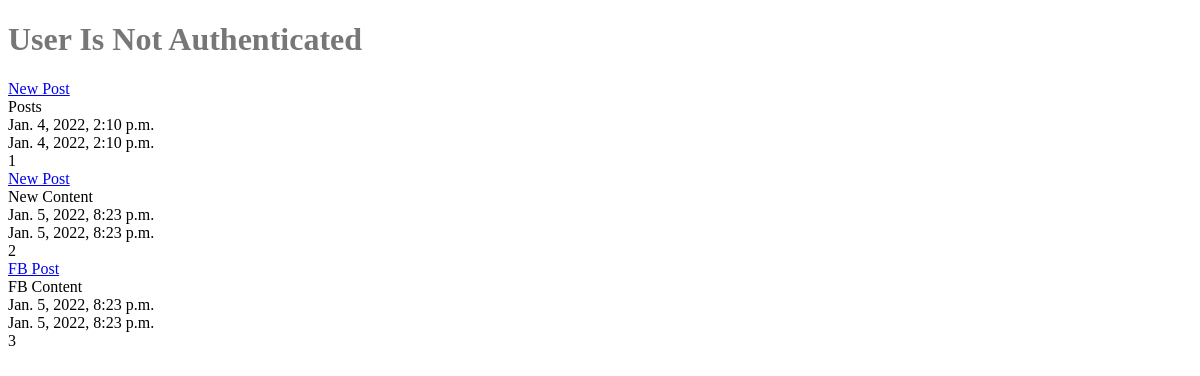
/posts/, run on an earlier commit of the app's database.
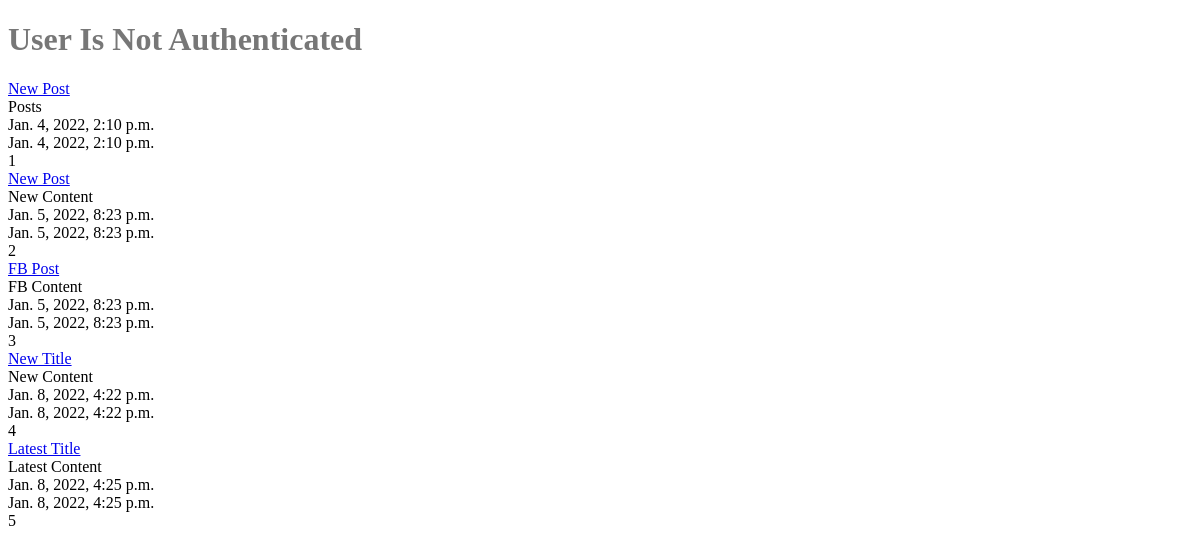
And on a later commit of the database.
### posts/models.py (models this page shows, shortened)
class Post(models.Model):
    title = models.CharField(max_length=100)
    content = models.TextField()
    updated = models.DateTimeField(auto_now=True,auto_now_add=False)
    timestamp = models.DateTimeField(auto_now=False,auto_now_add=True)

### posts/views.py (the view)
# urls.py: path(r'', views.post_list,name="list"),
def post_list(request):
    querySet = Post.objects.all()
    if request.user.is_authenticated:
        context = {
            "title" : "User Is Authenticated",
            "objects_list" : querySet
        }
    else:
        context = {
            "title" : "User Is Not Authenticated",
            "objects_list" : querySet
        }
    return render(request,"posts/post_list.html",context)

### posts/templates/posts/post_list.html
{% extends "posts/base.html" %}
{% block content %}
<h1>{{title}}</h1>
<p>{% for obj in objects_list %}
    <a href = "{% url 'posts:detail' id=obj.id %}">{{obj.title}}</a></br>
    {{obj.content}}</br>
    {{obj.updated}}</br>
    {{obj.timestamp}}</br>
    {{obj.id}}</br>
    {% endfor %}
</p>
{% endblock content %}

What changed in the data, as far as the page shows it:
added Post: title "New Title", content "New Content", updated "Jan. 8, 2022, 4:22 p.m.", timestamp "Jan. 8, 2022, 4:22 p.m.", id "4"
added Post: title "Latest Title", content "Latest Content", updated "Jan. 8, 2022, 4:25 p.m.", timestamp "Jan. 8, 2022, 4:25 p.m.", id "5"
